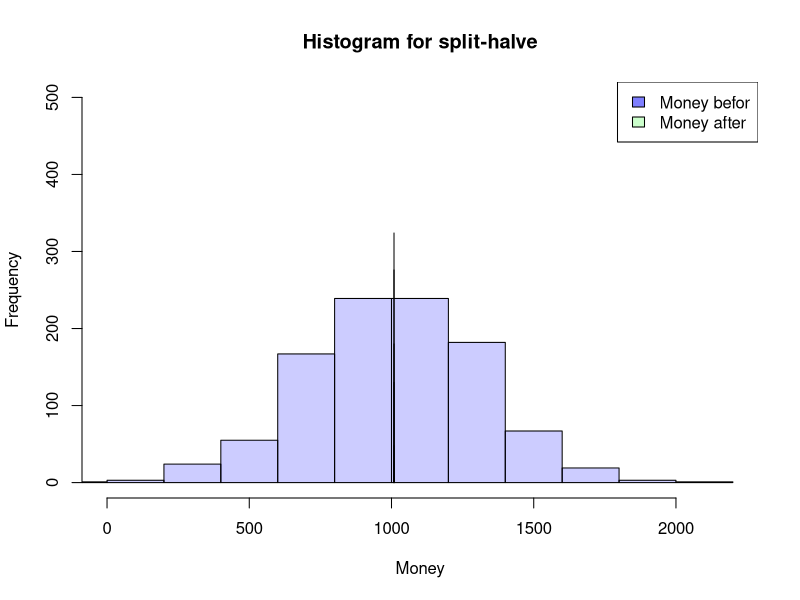
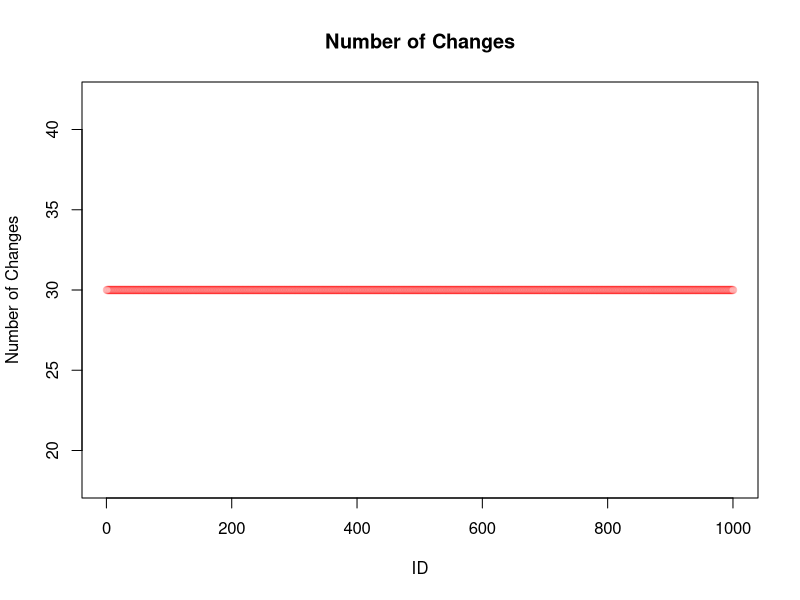
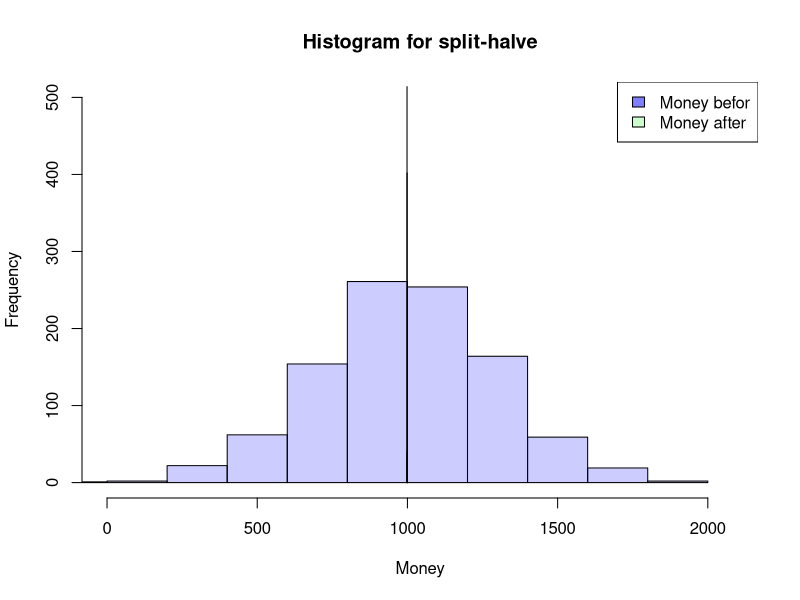
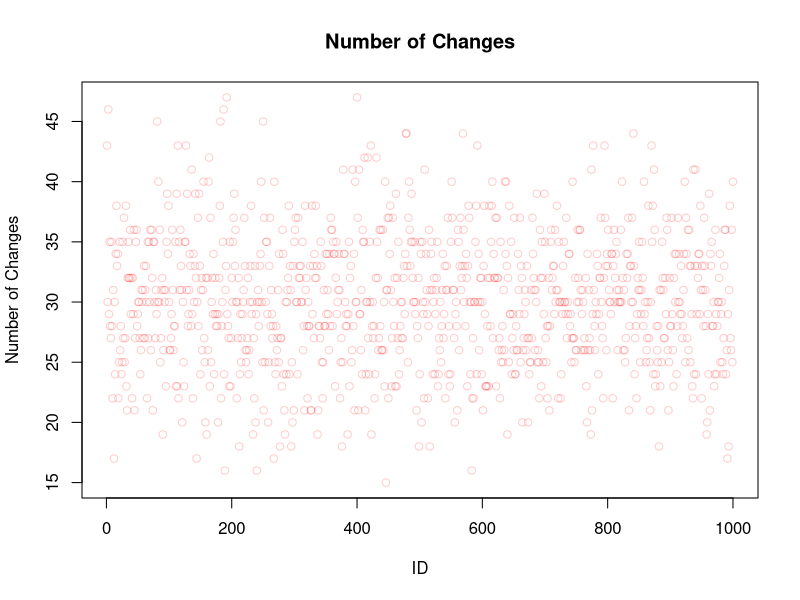
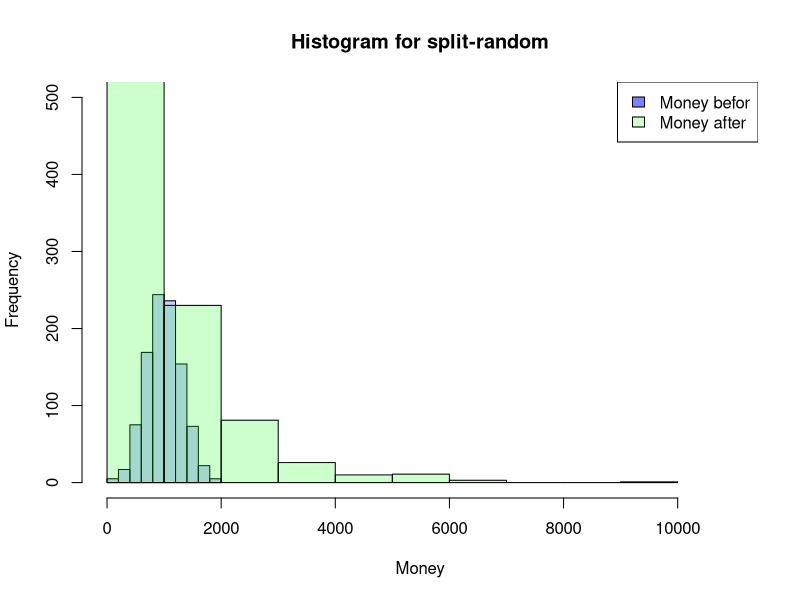
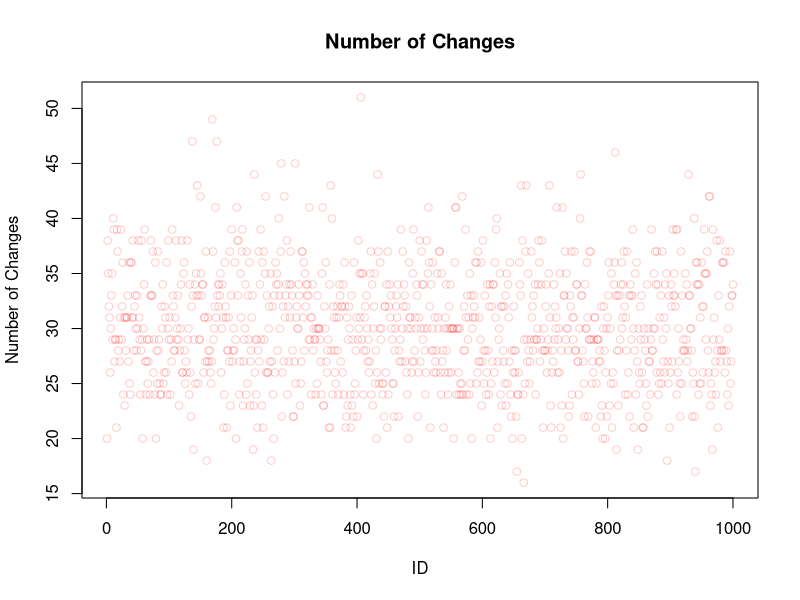
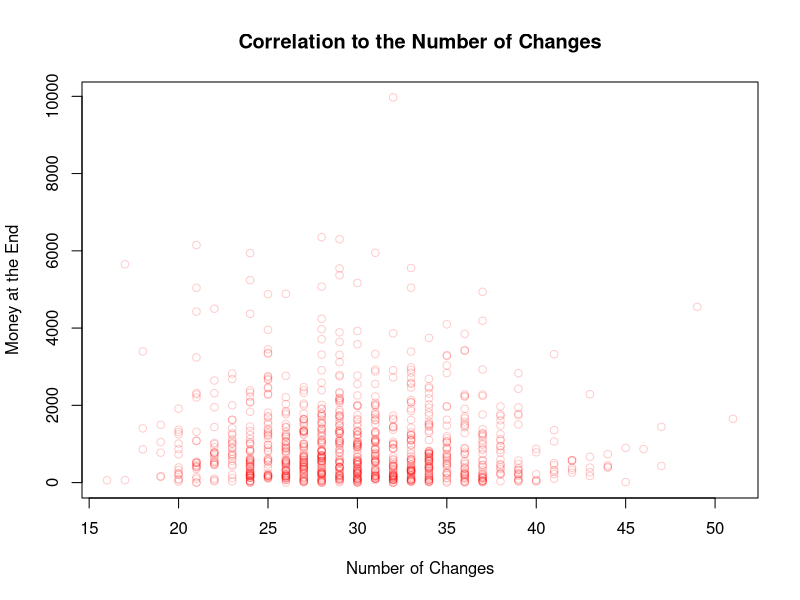
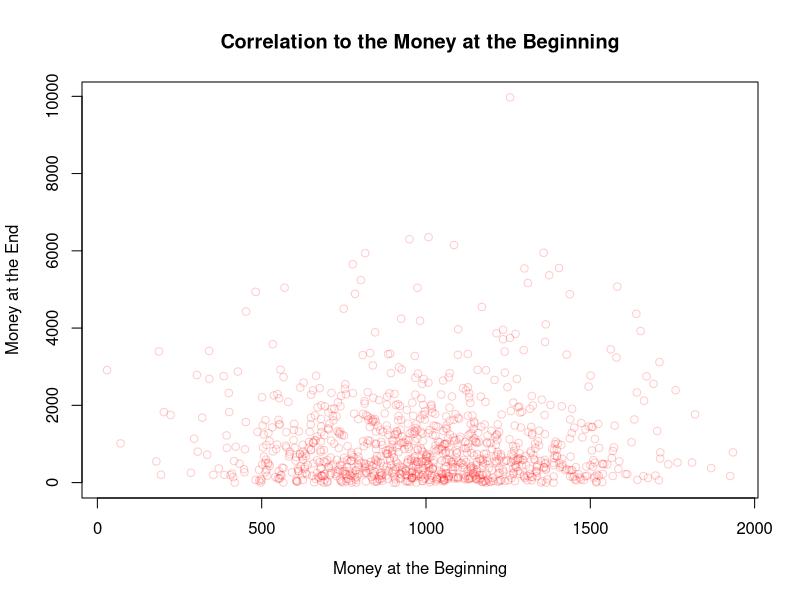

Source code (R) for these figures, in order:
## ---- chunk 1
SplitHalve <- function(nAgent,maxExchange,Money_mean=1000,Money_sd=300) {
  df <- data.frame(ID=seq(1,nAgent),
                   nE=0,
                   Ms=rnorm(nAgent, mean = Money_mean, sd = Money_sd),
                   MT=0,Me=0)
  df$Me <- df$Ms
  iE <- 1
  while (iE <= maxExchange) {
    df$MT <- df$Me
    rdf <- sample(df[df$nE < iE,"ID"], size=2)
    df[(df$ID == rdf[1] | df$ID == rdf[2]),"nE"] <-
      df[(df$ID == rdf[1] | df$ID == rdf[2]),"nE"]+1
    df[(df$ID == rdf[1] | df$ID == rdf[2]),"Me"] <-
      sum(df[(df$ID == rdf[1] | df$ID == rdf[2]),"MT"])/2
    if (NROW(df[df$nE < iE,"ID"]) < 2) {
      iE <- iE+1
      }
  }
  return(df)
}

## ---- chunk 2
df <- SplitHalve(1000,30)

summary(df)
hist(df$Ms, xlab="Money",main="Histogram for split-halve",
     col=rgb(0,0,1,0.2),
     xlim=c(0,max(c(df$Me,df$Ms)))*1.1,ylim=c(0,nrow(df)/2))
hist(df$Me, col=rgb(0,1,0,0.2),
     add=TRUE)
legend('topright', c('Money befor', 'Money after'),
       fill=c(rgb(0,0,1,0.5), rgb(0,1,0,0.2)))

plot(df$ID,df$nE,main="Number of Changes",
     xlab="ID",ylab="Number of Changes",
     col=rgb(1,0,0,0.2))

## ---- chunk 3
SplitHalve2 <- function(nAgent,maxExchange,Money_mean=1000,Money_sd=300) {
  df <- data.frame(ID=seq(1,nAgent),
                   nE=0,
                   Ms=rnorm(nAgent, mean = Money_mean, sd = Money_sd),
                   MT=0,Me=0)
  df$Me <- df$Ms
  iE <- 1
  while (iE <= maxExchange) {
    df$MT <- df$Me
    rdf <- sample(df$ID, size=2)
    df[(df$ID == rdf[1] | df$ID == rdf[2]),"nE"] <-
      df[(df$ID == rdf[1] | df$ID == rdf[2]),"nE"]+1
    df[(df$ID == rdf[1] | df$ID == rdf[2]),"Me"] <-
      sum(df[(df$ID == rdf[1] | df$ID == rdf[2]),"MT"])/2
    iE <- iE+1
  }
  return(df)
}
## ---- chunk 4
df <- SplitHalve2(1000,15000)

summary(df)
hist(df$Ms, xlab="Money",main="Histogram for split-halve",
     col=rgb(0,0,1,0.2),
     xlim=c(0,max(c(df$Me,df$Ms)))*1.1,ylim=c(0,nrow(df)/2))
hist(df$Me, col=rgb(0,1,0,0.2),
     add=TRUE)
legend('topright', c('Money befor', 'Money after'),
       fill=c(rgb(0,0,1,0.5), rgb(0,1,0,0.2)))

plot(df$ID,df$nE,main="Number of Changes",
     xlab="ID",ylab="Number of Changes",
     col=rgb(1,0,0,0.2))
## ---- chunk 5
SplitRandom <- function(nAgent,maxExchange,Money_mean=1000,Money_sd=300) {
  df <- data.frame(ID=seq(1,nAgent),
                   nE=0,
                   Ms=rnorm(nAgent, mean = Money_mean, sd = Money_sd),
                   MT=0,Me=0)
  df$Me <- df$Ms
  iE <- 1
  while (iE <= maxExchange) {
    df$MT <- df$Me
    rdf <- sample(df$ID, size=2)
    rds <- sample(0:100, size=1)/100
    df[(df$ID == rdf[1] | df$ID == rdf[2]),"nE"] <-
      df[(df$ID == rdf[1] | df$ID == rdf[2]),"nE"]+1
    df[(df$ID == rdf[1] | df$ID == rdf[2]),"Me"] <-
      sum(df[(df$ID == rdf[1] | df$ID == rdf[2]),"MT"])*c(rds,1-rds)
    iE <- iE+1
  }
  return(df)
}

## ---- chunk 6
df <- SplitRandom(1000,15000)

summary(df)
hist(df$Ms, xlab="Money",main="Histogram for split-random",
     col=rgb(0,0,1,0.2),
     xlim=c(0,max(c(df$Me,df$Ms)))*1.1,ylim=c(0,nrow(df)/2))
hist(df$Me, col=rgb(0,1,0,0.2),
     add=TRUE)
legend('topright', c('Money befor', 'Money after'),
       fill=c(rgb(0,0,1,0.5), rgb(0,1,0,0.2)))

plot(df$ID,df$nE,main="Number of Changes",
     xlab="ID",ylab="Number of Changes",
     col=rgb(1,0,0,0.2))
## ---- chunk 7
plot(df$nE,df$Me,main="Correlation to the Number of Changes",
     xlab="Number of Changes",ylab="Money at the End",
     col=rgb(1,0,0,0.2))

plot(df$Ms,df$Me,main="Correlation to the Money at the Beginning",
     xlab="Money at the Beginning",ylab="Money at the End",
     col=rgb(1,0,0,0.2))

plot(df$ID,df$Me,main="Correlation to the ID",
     xlab="ID",ylab="Money at the End",
     col=rgb(1,0,0,0.2))
## ---- chunk 8
SplitRandom2 <- function(nAgent,maxExchange,Money_mean=1000,Money_sd=300) {
  df <- data.frame(ID=seq(1,nAgent),
                   nE=0,
                   Ms=rnorm(nAgent, mean = Money_mean, sd = Money_sd),
                   MT=0,Me=0)
  df$Me <- df$Ms
  iE <- 1
  while (iE <= maxExchange) {
    df$MT <- df$Me
    rdf <- sample(df$ID, size=2)
    rds <- sample(30:70, size=1)/100
    df[(df$ID == rdf[1] | df$ID == rdf[2]),"nE"] <-
      df[(df$ID == rdf[1] | df$ID == rdf[2]),"nE"]+1
    df[(df$ID == rdf[1] | df$ID == rdf[2]),"Me"] <-
      sum(df[(df$ID == rdf[1] | df$ID == rdf[2]),"MT"])*c(rds,1-rds)
    iE <- iE+1
  }
  return(df)
}
## ---- chunk 9
df <- SplitRandom2(1000,15000)

summary(df)
hist(df$Ms, xlab="Money",main="Histogram for split-random (30%-70%)",
     col=rgb(0,0,1,0.2),
     xlim=c(0,max(c(df$Me,df$Ms)))*1.1,ylim=c(0,nrow(df)/2))
hist(df$Me, col=rgb(0,1,0,0.2),
     add=TRUE)
legend('topright', c('Money befor', 'Money after'),
       fill=c(rgb(0,0,1,0.5), rgb(0,1,0,0.2)))
## ---- chunk 10
SplitRandomR <- function(nAgent,maxExchange,Money_mean=1000,Money_sd=300) {
  df <- data.frame(ID=seq(1,nAgent),
                   nE=0,
                   Ms=rnorm(nAgent, mean = Money_mean, sd = Money_sd),
                   MT=0,Me=0)
  df$Me <- df$Ms
  iE <- 1
  while (iE <= maxExchange) {
    df$MT <- df$Me
    rdf <- sample(df[df$nE < iE,"ID"], size=2)
    rds <- sample(0:100, size=1)/100
    df[(df$ID == rdf[1] | df$ID == rdf[2]),"nE"] <-
      df[(df$ID == rdf[1] | df$ID == rdf[2]),"nE"]+1
    df[(df$ID == rdf[1] | df$ID == rdf[2]),"Me"] <-
      sum(df[(df$ID == rdf[1] | df$ID == rdf[2]),"MT"])*c(rds,1-rds)
    if (NROW(df[df$nE < iE,"ID"]) < 2) {
      iE <- iE+1
    }
  }
  return(df)
}
## ---- chunk 11
df <- SplitRandomR(1000,30)

summary(df)
hist(df$Ms, xlab="Money",main="Histogram for split-random Restricted",
     col=rgb(0,0,1,0.2),
     xlim=c(0,max(c(df$Me,df$Ms)))*1.1,ylim=c(0,nrow(df)/2))
hist(df$Me, col=rgb(0,1,0,0.2),
     add=TRUE)
legend('topright', c('Money befor', 'Money after'),
       fill=c(rgb(0,0,1,0.5), rgb(0,1,0,0.2)))

plot(df$ID,df$nE,main="Number of Changes",
     xlab="ID",ylab="Number of Changes",
     col=rgb(1,0,0,0.2))
## ---- chunk 12
df <- SplitRandomR(1000,1)

hist(df$Ms, xlab="Money",main="Histogram for split-random Restricted",
     col=rgb(0,0,1,0.2),
     xlim=c(0,max(c(df$Me,df$Ms)))*1.1,ylim=c(0,nrow(df)/2))
hist(df$Me, col=rgb(0,1,0,0.2),
     add=TRUE)
legend('topright', c('Money befor', 'Money after'),
       fill=c(rgb(0,0,1,0.5), rgb(0,1,0,0.2)))

## ---- chunk 13
df <- SplitRandomR(1000,2)

hist(df$Ms, xlab="Money",main="Histogram for split-random Restricted",
     col=rgb(0,0,1,0.2),
     xlim=c(0,max(c(df$Me,df$Ms)))*1.1,ylim=c(0,nrow(df)/2))
hist(df$Me, col=rgb(0,1,0,0.2),
     add=TRUE)
legend('topright', c('Money befor', 'Money after'),
       fill=c(rgb(0,0,1,0.5), rgb(0,1,0,0.2)))

## ---- chunk 14
df1_even <- SplitRandomR(1000,1,1000,0)

hist(df1_even$Ms, xlab="Money",main="Histogram for split-random Restricted",
     col=rgb(0,0,1,0.2),
     xlim=c(0,max(c(df$Me,df$Ms)))*1.1,ylim=c(0,nrow(df)))
hist(df1_even$Me, col=rgb(0,1,0,0.2),
     add=TRUE)
legend('topright', c('Money befor', 'Money after'),
       fill=c(rgb(0,0,1,0.5), rgb(0,1,0,0.2)))
## ---- chunk 15
df1_summary <- data.frame("Mean"=mean(df1_even$Me),
                          "Median"=median(df1_even$Me),
                          "nAover1000"=nrow(df1_even[df1_even$Me>1000,])) 
                          # number of Agents with more than 1000
df1_summary
## ---- chunk 16
df2_even <- SplitRandomR(1000,2,1000,0)

hist(df2_even$Ms, xlab="Money",main="Histogram for split-random Restricted",
     col=rgb(0,0,1,0.2),
     xlim=c(0,max(c(df$Me,df$Ms)))*1.1,ylim=c(0,nrow(df)))
hist(df2_even$Me, col=rgb(0,1,0,0.2),
     add=TRUE)
legend('topright', c('Money befor', 'Money after'),
       fill=c(rgb(0,0,1,0.5), rgb(0,1,0,0.2)))
## ---- chunk 17
df2_summary <- data.frame("Mean"=mean(df2_even$Me),
                          "Median"=median(df2_even$Me),
                          "nAover1000"=nrow(df2_even[df2_even$Me>1000,])) 
                          # number of Agents with more than 1000
df2_summary
## ---- chunk 18
df3_even <- SplitRandomR(1000,3,1000,0)

hist(df3_even$Ms, xlab="Money",main="Histogram for split-random Restricted",
     col=rgb(0,0,1,0.2),
     xlim=c(0,max(c(df$Me,df$Ms)))*1.1,ylim=c(0,nrow(df)))
hist(df3_even$Me, col=rgb(0,1,0,0.2),
     add=TRUE)
legend('topright', c('Money befor', 'Money after'),
       fill=c(rgb(0,0,1,0.5), rgb(0,1,0,0.2)))
## ---- chunk 19
df3_summary <- data.frame("Mean"=mean(df3_even$Me),
                          "Median"=median(df3_even$Me),
                          "nAover1000"=nrow(df3_even[df3_even$Me>1000,])) 
                          # number of Agents with more than 1000
df3_summary
